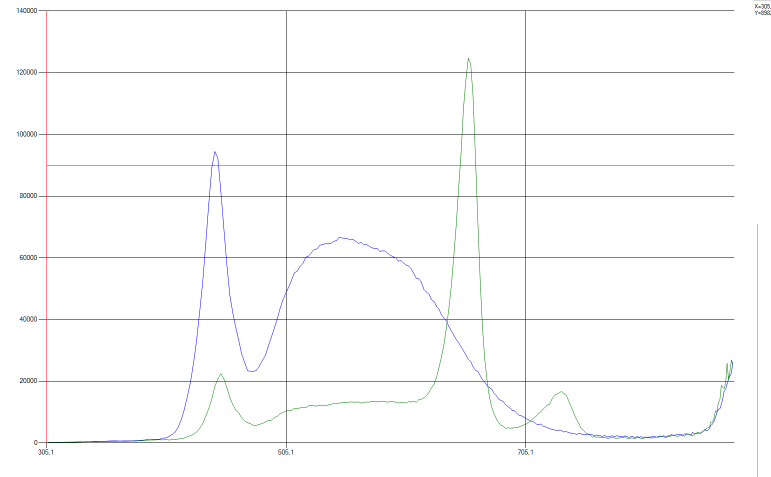
#> input picture output/light_spectrum/spectrum.png, 1542 x 954 px (shown at 1/2 size)
$ python plot_fluctuating_lights.py
#> lines starting #> are read from the running program, lines starting #| are printed output that depends on the picture
import pandas as pd
import matplotlib.pyplot as plt
from matplotlib.dates import DateFormatter
import datetime
import os

# [32 lines of commented-out code are left out]

from PIL import Image
import numpy as np
import matplotlib.pyplot as plt
import colorsys
def rgb_to_hsv_array(rgb_arr):
    """Convert an (H, W, 3) RGB image array to HSV using colorsys."""
    hsv_img = np.zeros_like(rgb_arr, dtype=float)
    for y in range(rgb_arr.shape[0]):
        for x in range(rgb_arr.shape[1]):
            r, g, b = rgb_arr[y, x] / 255.0
            h, s, v = colorsys.rgb_to_hsv(r, g, b)
            hsv_img[y, x] = [h * 360, s * 100, v * 100]  # Convert to degrees and %
    return hsv_img

def is_in_hsv_range(hsv_pixel, h_min, h_max, s_min, s_max, v_min, v_max):
    h, s, v = hsv_pixel
    return (h_min <= h <= h_max) and (s_min <= s <= s_max) and (v_min <= v <= v_max)

def main():
    # Load the image
    data_path = os.path.abspath(os.path.join(os.path.dirname(__file__)))
    img_path = os.path.join(data_path, "spectrum.png")
    img = Image.open(img_path).convert("RGB")
#> img is the input picture: PIL image 1542x954 RGB; mean R, G, B 251.6, 251.4, 251.6
    img_np = np.array(img)

    # Convert RGB to HSV
    hsv_img = rgb_to_hsv_array(img_np)
#> after the loop in rgb_to_hsv_array, `for y in range(rgb_arr.shape[0]):`:
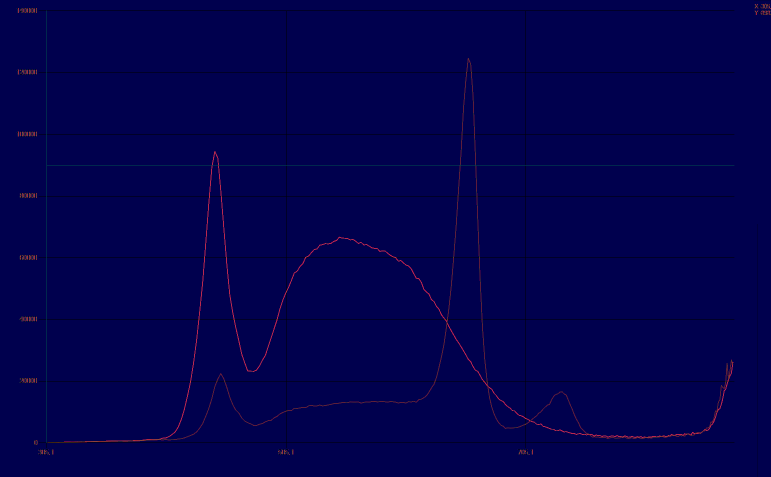
#> hsv_img: shape (954, 1542, 3) float64 (shown at 1/2 size); mean R, G, B 1.5, 0.6, 99; drawn with min black and max white

    # Define HSV ranges (h: 0–360, s/v: 0–100)
    red_range    = (0, 20, 50, 100, 50, 100)    # Red
    green_range  = (80, 160, 30, 100, 30, 100)  # Green
    blue_range   = (200, 260, 30, 100, 30, 100) # Blue

    height, width, _ = img_np.shape
#> height = 954; width = 1542
    red_y, green_y, blue_y = [], [], []

    for x in range(width):
        red_found = green_found = blue_found = False
        r_vals, g_vals, b_vals = [], [], []

        for y in range(min(0, height), min(250, height)):  # Limit y-range to 0–250
            hsv_pixel = hsv_img[y, x]

            if is_in_hsv_range(hsv_pixel, *red_range):
                r_vals.append(y)
            if is_in_hsv_range(hsv_pixel, *green_range):
                g_vals.append(y)
            if is_in_hsv_range(hsv_pixel, *blue_range):
                b_vals.append(y)

        red_y.append(np.mean(r_vals) if r_vals else np.nan)
        green_y.append(np.mean(g_vals) if g_vals else np.nan)
        blue_y.append(np.mean(b_vals) if b_vals else np.nan)

    # Plot
    plt.figure(figsize=(12, 6))
    plt.imshow(img_np)
    plt.plot(range(width), red_y, color="red", label="Red", linewidth=1)
    plt.plot(range(width), green_y, color="green", label="Green", linewidth=1)
    plt.plot(range(width), blue_y, color="blue", label="Blue", linewidth=1)
    plt.legend()
    plt.title("Extracted Color Lines using HSV (Standard Libraries Only)")
    plt.show()
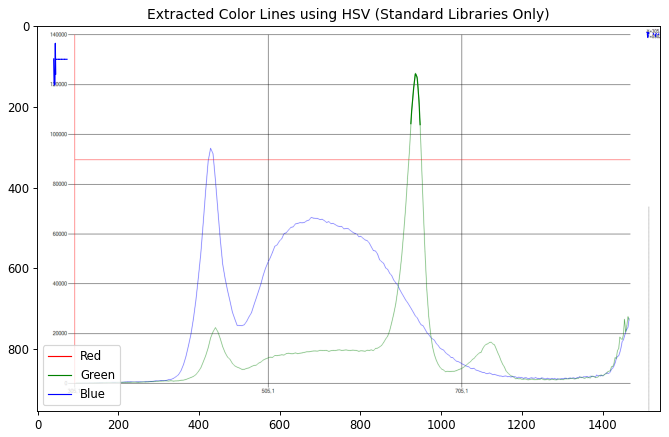
#> figure drawn by matplotlib, 1 panel


if __name__ == '__main__':
    main()
